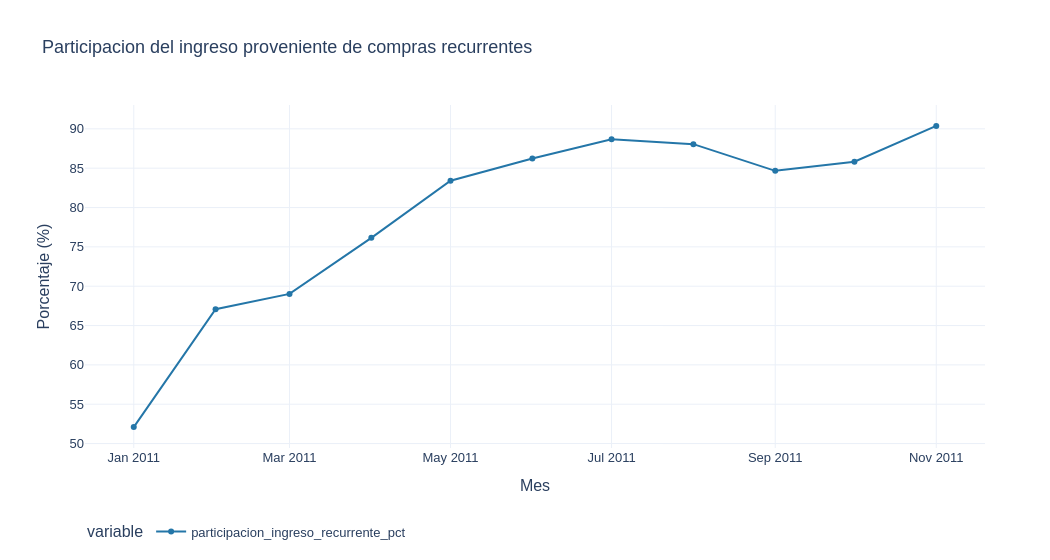

Here is the notebook cell this chart was saved with:
### Code cell
fig3 = px.line(kpi.to_pandas(), x="mes", y=["participacion_ingreso_recurrente_pct"],
               markers=True, title="Participacion del ingreso proveniente de compras recurrentes")
fig3.update_layout(yaxis_title="Porcentaje (%)", xaxis_title="Mes")
fig3.update_layout(template="plotly_white", font=dict(family="Arial", size=13),
    width=1050, height=560, margin=dict(l=85, r=65, t=105, b=90),
    legend=dict(orientation="h", y=-0.20, x=0), title=dict(x=0.04))
for j, trace in enumerate(fig3.data):
    trace.update(marker=dict(color=["#2476A8", "#BE781F"][j % 2]),
                 line=dict(color=["#2476A8", "#BE781F"][j % 2]))
mostrar_grafico(fig3)

### Figure 1 — Plotly figure (JSON) as saved in the notebook; plotly's stock layout.template omitted (floating-point values rounded to 4 significant figures)
{"data": [{"hovertemplate": "variable=participacion_ingreso_recurrente_pct<br>mes=%{x}<br>value=%{y}<extra></extra>", "legendgroup": "participacion_ingreso_recurrente_pct", "line": {"color": "#2476A8", "dash": "solid"}, "marker": {"color": "#2476A8", "symbol": "circle"}, "mode": "lines+markers", "name": "participacion_ingreso_recurrente_pct", "orientation": "v", "showlegend": true, "type": "scatter", "x": ["2011-01", "2011-02", "2011-03", "2011-04", "2011-05", "2011-06", "2011-07", "2011-08", "2011-09", "2011-10", "2011-11"], "xaxis": "x", "y": [52.09, 67.08, 69.02, 76.15, 83.41, 86.23, 88.67, 88.06, 84.66, 85.82, 90.37], "yaxis": "y"}], "layout": {"font": {"family": "Arial", "size": 13}, "height": 560, "legend": {"orientation": "h", "title": {"text": "variable"}, "tracegroupgap": 0, "x": 0, "y": -0.2}, "margin": {"b": 90, "l": 85, "r": 65, "t": 105}, "title": {"text": "Participacion del ingreso proveniente de compras recurrentes", "x": 0.04}, "width": 1050, "xaxis": {"anchor": "y", "domain": [0.0, 1.0], "title": {"text": "Mes"}}, "yaxis": {"anchor": "x", "domain": [0.0, 1.0], "title": {"text": "Porcentaje (%)"}}}}
